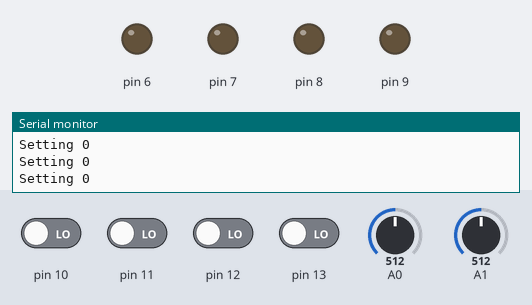
Recording of a sketch running on a simulated Arduino Uno, built with avr-gcc and run on an emulated ATmega328P. Parts: output pins drawn as LEDs (lit = HIGH), the last lines printed to the serial monitor. The test bench sets the inputs (shaded band); at power-on: pin 10–13 LOW, A0 = 512, A1 = 512.

Above: at 2.7 s.
2.8 s: pin 11 driven HIGH
At 3.2 s:
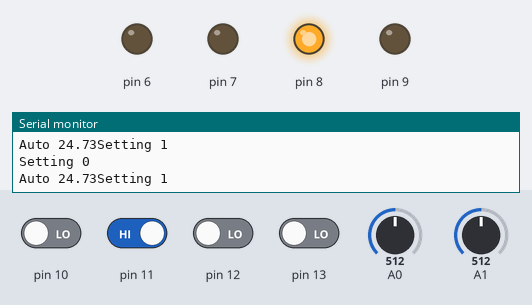
4.3 s: A0 set to 474
At 5.5 s:
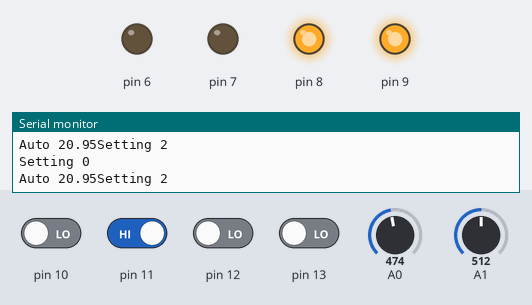
5.9 s: pin 13 driven HIGH
At 7.1 s:
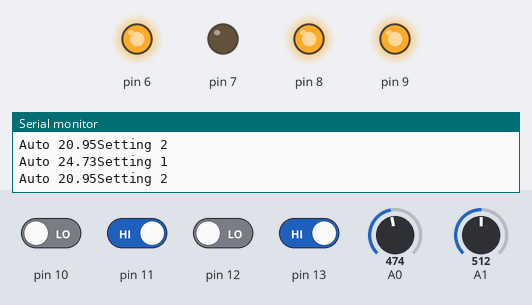
7.4 s: A1 set to 496
10.4 s: A1 set to 472
At 11.5 s:
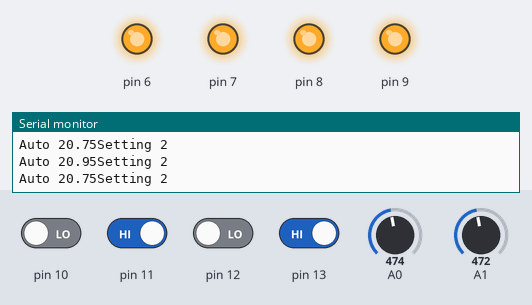
12.0 s: A0 set to 535
13.5 s: A0 set to 552
At 14.0 s:
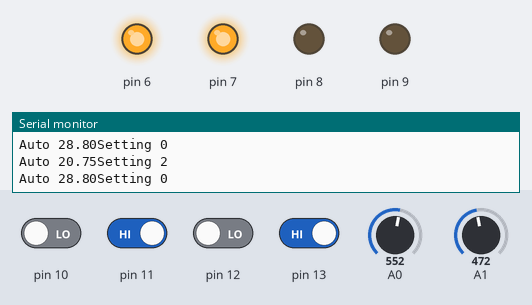
Timing chart, 0 to 16.1 s (numbered marks = the images above; inputs shaded):
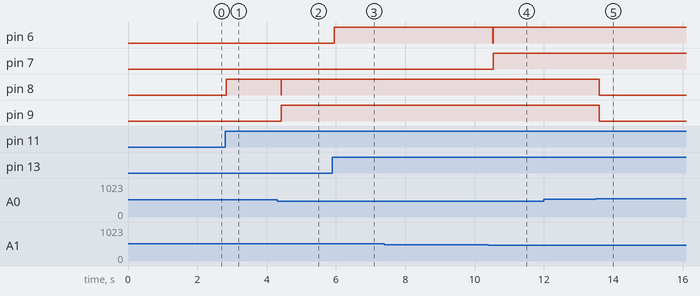

Measured:
- the behaviour switches between 485 and 484 on A0 (found by bisection; images 1 and 2)
- the behaviour switches between 485 and 484 on A1 (found by bisection; images 3 and 4)
- the behaviour switches between 544 and 545 on A0 (found by bisection; images 4 and 5)
- after the input at 2.8 s, pin 8: LOW → HIGH at once
- after the input at 4.3 s, pin 8: HIGH → LOW after 0.12 s, → HIGH 0.01 s later; pin 9: LOW → HIGH after 0.13 s
- after the input at 5.9 s, pin 6: LOW → HIGH after 0.05 s
- after the input at 10.4 s, pin 6: HIGH → LOW after 0.12 s, → HIGH 0.01 s later; pin 7: LOW → HIGH after 0.13 s
- after the input at 13.5 s, pin 8, pin 9: HIGH → LOW after 0.10 s

The sketch:

HeatedSeatController.ino
```cpp
#include "./HeatedSeat.h"

HeatedSeat driver = HeatedSeat(10, 11, 9, 8, A0);
HeatedSeat passenger = HeatedSeat(12, 13, 7, 6, A1);
float driverTemp[5] = {0,0,0,0,0};
float passTemp[5] = {0,0,0,0,0};

void setup() {
  pinMode(9, OUTPUT);
  pinMode(8, OUTPUT);
  pinMode(7, OUTPUT);
  pinMode(6, OUTPUT);
  delay(1500);
  Serial.begin(9600);

  // Fill up temperature array before starting main loop so average is accurate
  for (int i = 0; i < 4; i++) {
    driver.readTemperature();
    passenger.readTemperature();
    delay(20);
  }
}

void loop() {
  // Get temperature readings
  driver.readTemperature();
  passenger.readTemperature();

  // Run each loop
  driver.runLoop();
  passenger.runLoop();
  delay(20);
}
```

HeatedSeat.h
```cpp
#include <Arduino.h>

#define AUTO_HIGH 22
#define AUTO_LOW 28
#define AUTO_OFF 32
#define MAX_TEMPERATURE 40

class HeatedSeat {
 public:
  HeatedSeat(byte onSwitch, byte autoSwitch, byte relayHigh, byte relayLow, byte tempPin) {
    _onSwitch = onSwitch;
    _autoSwitch = autoSwitch;
    _relayHigh = relayHigh;
    _relayLow = relayLow;
    _tempPin = tempPin;
  }

  float getTemperature() {
    Vo = analogRead(_tempPin);
    R2 = R1 * (1023.0 / (float)Vo - 1.0);
    logR2 = log(R2);
    T = (1.0 / (c1 + c2*logR2 + c3*logR2*logR2*logR2));
    T = T - 273.15;
    return T;
  }

  void readTemperature() {
    // Shift temperature array
    float sum = 0;
    for (int i = 0; i < 4; i++) {
      _tempArray[i] = _tempArray[i + 1];
      sum += _tempArray[i];
    }

    // Get new reading
    _tempArray[4] = getTemperature();
    sum += _tempArray[4];

    // Assign average reading to variable
    _temp = sum / 5.0;
  }

  void runLoop() {
    if (_temp > MAX_TEMPERATURE) {
      // If temperature is past safety cutoff we want to shut it off
      _setting = 0;

    } else if (digitalRead(_autoSwitch) == HIGH) {
      // If switch is set to auto

      Serial.print("Auto " + String(_temp));

      if ((_temp < AUTO_HIGH && _setting != 2) || (_temp < AUTO_LOW && _setting == 2)) {
        _setting = 2;
      } else if ((_temp < AUTO_LOW && _setting != 1) || (_temp < AUTO_OFF && _setting == 1)) {
        _setting = 1;
      } else {
        _setting = 0;
      }

    } else if (digitalRead(_onSwitch) == HIGH) {
      // If switch is set to on (toggle through modes)

      if (!btnPressedLastLoop) {
        btnPressedLastLoop = true;
        // This condition and variable will keep the controller from switching through multiple settings if you hold the button down

        if (_setting <= 0) {  // If zero then set to high
          _setting = 2;
        } else {
          _setting--;  // Otherwise go down one step
        }
      }
    } else {
      btnPressedLastLoop = false;
    }

    Serial.println("Setting " + String(_setting));
    if (_setting != _lastSetting) {
        digitalWrite(_relayHigh, LOW);
        digitalWrite(_relayLow, LOW);
        delay(10);
        _lastSetting = _setting;
    }
    switch (_setting) {
      case 0:
        digitalWrite(_relayHigh, LOW);
        digitalWrite(_relayLow, LOW);
        break;
      case 1:
        digitalWrite(_relayHigh, LOW);
        digitalWrite(_relayLow, HIGH);
        break;
      case 2:
        digitalWrite(_relayHigh, HIGH);
        digitalWrite(_relayLow, HIGH);
        break;
    }
  }

 private:
  byte _onSwitch;
  byte _autoSwitch;
  byte _relayHigh;
  byte _relayLow;
  byte _tempPin;
  float _temp;
  float _tempArray[5] = {0,0,0,0,0};
  bool btnPressedLastLoop = false;
  bool autoLastLoop = false;
  int _setting = 0;
  int _lastSetting = 0;
  int Vo;
  float R1 = 10000;
  float logR2, R2, T;
  float c1 = 1.009249522e-03, c2 = 2.378405444e-04, c3 = 2.019202697e-07;
};
```
